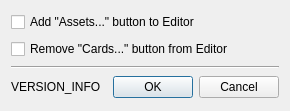
<?xml version="1.0" encoding="UTF-8"?>
<ui version="4.0">
 <class>Settings</class>
 <widget class="QDialog" name="Settings">
  <property name="windowModality">
   <enum>Qt::WindowModal</enum>
  </property>
  <property name="geometry">
   <rect>
    <x>0</x>
    <y>0</y>
    <width>290</width>
    <height>111</height>
   </rect>
  </property>
  <property name="sizePolicy">
   <sizepolicy hsizetype="Fixed" vsizetype="Fixed">
    <horstretch>0</horstretch>
    <verstretch>0</verstretch>
   </sizepolicy>
  </property>
  <property name="windowTitle">
   <string>Asset Manager Settings</string>
  </property>
  <property name="modal">
   <bool>true</bool>
  </property>
  <layout class="QGridLayout" name="gridLayout">
   <item row="4" column="1">
    <widget class="QDialogButtonBox" name="buttonBox">
     <property name="orientation">
      <enum>Qt::Horizontal</enum>
     </property>
     <property name="standardButtons">
      <set>QDialogButtonBox::Cancel|QDialogButtonBox::Ok</set>
     </property>
    </widget>
   </item>
   <item row="4" column="0">
    <widget class="QLabel" name="version_info">
     <property name="text">
      <string>VERSION_INFO</string>
     </property>
    </widget>
   </item>
   <item row="2" column="0" colspan="2">
    <widget class="Line" name="line">
     <property name="orientation">
      <enum>Qt::Horizontal</enum>
     </property>
    </widget>
   </item>
   <item row="1" column="0" colspan="2">
    <widget class="QCheckBox" name="remove_cards">
     <property name="text">
      <string>Remove &quot;Cards...&quot; button from Editor</string>
     </property>
    </widget>
   </item>
   <item row="0" column="0" colspan="2">
    <widget class="QCheckBox" name="add_assets">
     <property name="text">
      <string>Add &quot;Assets...&quot; button to Editor</string>
     </property>
    </widget>
   </item>
  </layout>
 </widget>
 <resources/>
 <connections>
  <connection>
   <sender>buttonBox</sender>
   <signal>accepted()</signal>
   <receiver>Settings</receiver>
   <slot>accept()</slot>
   <hints>
    <hint type="sourcelabel">
     <x>361</x>
     <y>93</y>
    </hint>
    <hint type="destinationlabel">
     <x>157</x>
     <y>274</y>
    </hint>
   </hints>
  </connection>
  <connection>
   <sender>buttonBox</sender>
   <signal>rejected()</signal>
   <receiver>Settings</receiver>
   <slot>reject()</slot>
   <hints>
    <hint type="sourcelabel">
     <x>361</x>
     <y>93</y>
    </hint>
    <hint type="destinationlabel">
     <x>286</x>
     <y>274</y>
    </hint>
   </hints>
  </connection>
 </connections>
</ui>
